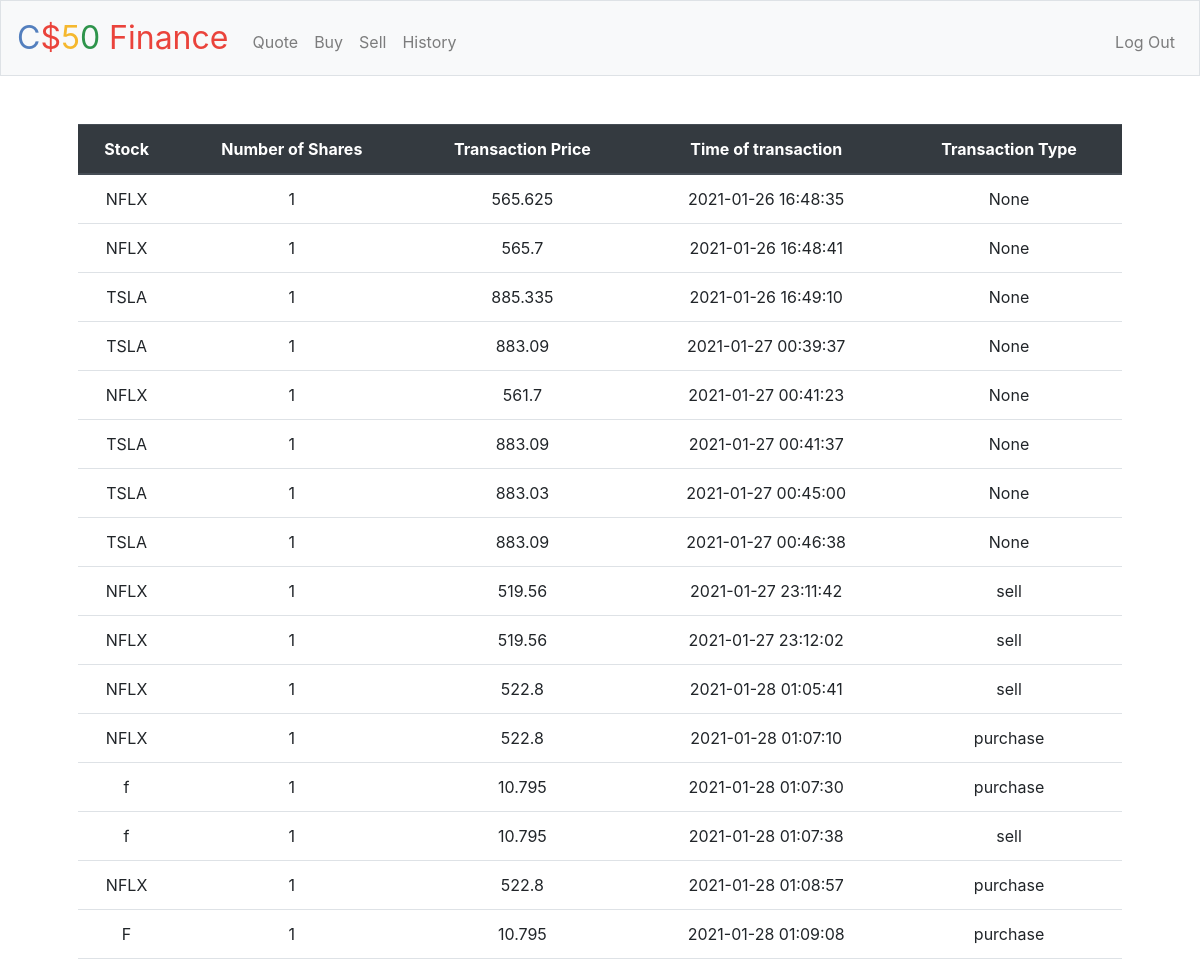
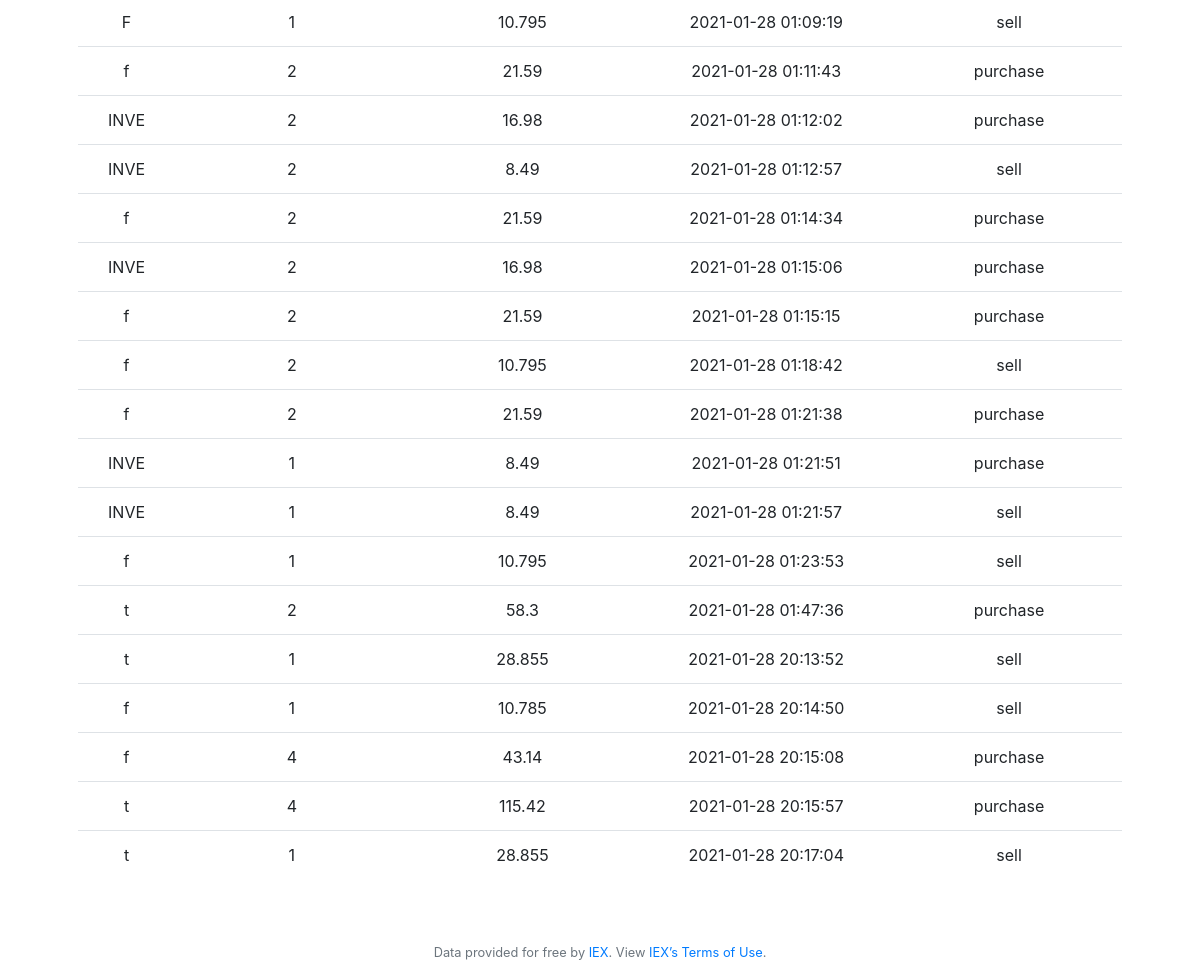
Screenshot of /history (signed in) with the database file from the repository (2 pictures, top to bottom).
### tables this page shows
CREATE TABLE transactions (transaction_id INTEGER PRIMARY KEY, user_id INTEGER NOT NULL, 
stock TEXT NOT NULL, price INTEGER NOT NULL, timestamp TIMESTAMP, amount INTEGER, transaction_type TEXT, 
FOREIGN KEY(user_id) REFERENCES users (id));

### application.py (the view)
@app.route("/history")
@login_required
def history():
    userid = session["user_id"]
    results = db.execute("SELECT * FROM transactions WHERE user_id = ?",userid)
    return render_template("history.html", results=results)

### application.py (called while the page is built)
@app.after_request
def after_request(response):
    response.headers["Cache-Control"] = "no-cache, no-store, must-revalidate"
    response.headers["Expires"] = 0
    response.headers["Pragma"] = "no-cache"
    return response

### helpers.py (called while the page is built)
def login_required(f):
    @wraps(f)
    def decorated_function(*args, **kwargs):
        if session.get("user_id") is None:
            return redirect("/login")
        return f(*args, **kwargs)
    return decorated_function

### templates/history.html (shortened to what this page needs)
{% extends "layout.html" %}
{% block main %}
<table class="table">
    <thead class="thead-dark">
    <tr>
        <th>Stock</th>
        <th>Number of Shares</th>
        <th>Transaction Price</th>
        <th>Time of transaction</th>
        <th>Transaction Type</th>
    </tr>
    </thead>
    <tbody>
    {% for result in results %}
    <tr>
        <td>{{result.stock}}</td>
        <td>{{result.amount}}</td>
        <td>{{result.price}}</td>
        <td>{{result.timestamp}}</td>
        <td>{{result.transaction_type}}</td>
    {% endfor %}
    </tr>
    </tbody>
</table>
{% endblock %}

### templates/layout.html (shortened to what this page needs)
<!DOCTYPE html>
<html lang="en">
    <head>
        <link rel="stylesheet" href="https://cdn.jsdelivr.net/npm/bootstrap@4.5.3/dist/css/bootstrap.min.css">
        <link href="/static/styles.css" rel="stylesheet">
    </head>
    <body>
        <nav class="navbar navbar-expand-md navbar-light bg-light border">
            <a class="navbar-brand" href="/"><span class="blue">C</span><span class="red">$</span><span class="yellow">5</span><span class="green">0</span> <span class="red">Finance</span></a>
            <div class="collapse navbar-collapse" id="navbar">
                {% if session.user_id %}
                    <ul class="navbar-nav mr-auto mt-2">
                        <li class="nav-item"><a class="nav-link" href="/quote">Quote</a></li>
                        <li class="nav-item"><a class="nav-link" href="/buy">Buy</a></li>
                        <li class="nav-item"><a class="nav-link" href="/sell">Sell</a></li>
                        <li class="nav-item"><a class="nav-link" href="/history">History</a></li>
                    </ul>
                    <ul class="navbar-nav ml-auto mt-2">
                        <li class="nav-item"><a class="nav-link" href="/logout">Log Out</a></li>
                    </ul>
                {% else %}
                    <ul class="navbar-nav ml-auto mt-2">
                        <li class="nav-item"><a class="nav-link" href="/register">Register</a></li>
                        <li class="nav-item"><a class="nav-link" href="/login">Log In</a></li>
                    </ul>
                {% endif %}
            </div>
        </nav>
        <main class="container p-5">
            {% block main %}{% endblock %}
        </main>
        <footer class="small text-center text-muted">
            Data provided for free by <a href="https://iextrading.com/developer">IEX</a>. View <a href="https://iextrading.com/api-exhibit-a/">IEX’s Terms of Use</a>.
        </footer>
    </body>
</html>

### static/styles.css (style rules this page uses)
nav .navbar-brand { font-size: xx-large; }
nav .navbar-brand .blue { color: #537fbe; }
nav .navbar-brand .red { color: #ea433b; }
nav .navbar-brand .yellow { color: #f5b82e; }
nav .navbar-brand .green { color: #2e944b; }
main { overflow-x: auto; text-align: center; }

### rows the page displays
transactions: stock "NFLX", amount "1", price "565.625", timestamp "2021-01-26 16:48:35", transaction_type "None"
transactions: stock "NFLX", amount "1", price "565.7", timestamp "2021-01-26 16:48:41", transaction_type "None"
transactions: stock "TSLA", amount "1", price "885.335", timestamp "2021-01-26 16:49:10", transaction_type "None"
transactions: stock "TSLA", amount "1", price "883.09", timestamp "2021-01-27 00:39:37", transaction_type "None"
transactions: stock "NFLX", amount "1", price "561.7", timestamp "2021-01-27 00:41:23", transaction_type "None"
transactions: stock "TSLA", amount "1", price "883.09", timestamp "2021-01-27 00:41:37", transaction_type "None"
transactions: stock "TSLA", amount "1", price "883.03", timestamp "2021-01-27 00:45:00", transaction_type "None"
transactions: stock "TSLA", amount "1", price "883.09", timestamp "2021-01-27 00:46:38", transaction_type "None"
transactions: stock "NFLX", amount "1", price "519.56", timestamp "2021-01-27 23:11:42", transaction_type "sell"
transactions: stock "NFLX", amount "1", price "519.56", timestamp "2021-01-27 23:12:02", transaction_type "sell"
transactions: stock "NFLX", amount "1", price "522.8", timestamp "2021-01-28 01:05:41", transaction_type "sell"
transactions: stock "NFLX", amount "1", price "522.8", timestamp "2021-01-28 01:07:10", transaction_type "purchase"
transactions: stock "f", amount "1", price "10.795", timestamp "2021-01-28 01:07:30", transaction_type "purchase"
transactions: stock "f", amount "1", price "10.795", timestamp "2021-01-28 01:07:38", transaction_type "sell"
transactions: stock "NFLX", amount "1", price "522.8", timestamp "2021-01-28 01:08:57", transaction_type "purchase"
transactions: stock "F", amount "1", price "10.795", timestamp "2021-01-28 01:09:08", transaction_type "purchase"
transactions: stock "F", amount "1", price "10.795", timestamp "2021-01-28 01:09:19", transaction_type "sell"
transactions: stock "f", amount "2", price "21.59", timestamp "2021-01-28 01:11:43", transaction_type "purchase"
transactions: stock "INVE", amount "2", price "16.98", timestamp "2021-01-28 01:12:02", transaction_type "purchase"
transactions: stock "INVE", amount "2", price "8.49", timestamp "2021-01-28 01:12:57", transaction_type "sell"
transactions: stock "f", amount "2", price "21.59", timestamp "2021-01-28 01:14:34", transaction_type "purchase"
transactions: stock "INVE", amount "2", price "16.98", timestamp "2021-01-28 01:15:06", transaction_type "purchase"
transactions: stock "f", amount "2", price "21.59", timestamp "2021-01-28 01:15:15", transaction_type "purchase"
transactions: stock "f", amount "2", price "10.795", timestamp "2021-01-28 01:18:42", transaction_type "sell"
transactions: stock "f", amount "2", price "21.59", timestamp "2021-01-28 01:21:38", transaction_type "purchase"
transactions: stock "INVE", amount "1", price "8.49", timestamp "2021-01-28 01:21:51", transaction_type "purchase"
transactions: stock "INVE", amount "1", price "8.49", timestamp "2021-01-28 01:21:57", transaction_type "sell"
transactions: stock "f", amount "1", price "10.795", timestamp "2021-01-28 01:23:53", transaction_type "sell"
transactions: stock "t", amount "2", price "58.3", timestamp "2021-01-28 01:47:36", transaction_type "purchase"
transactions: stock "t", amount "1", price "28.855", timestamp "2021-01-28 20:13:52", transaction_type "sell"
transactions: stock "f", amount "1", price "10.785", timestamp "2021-01-28 20:14:50", transaction_type "sell"
transactions: stock "f", amount "4", price "43.14", timestamp "2021-01-28 20:15:08", transaction_type "purchase"
transactions: stock "t", amount "4", price "115.42", timestamp "2021-01-28 20:15:57", transaction_type "purchase"
transactions: stock "t", amount "1", price "28.855", timestamp "2021-01-28 20:17:04", transaction_type "sell"
